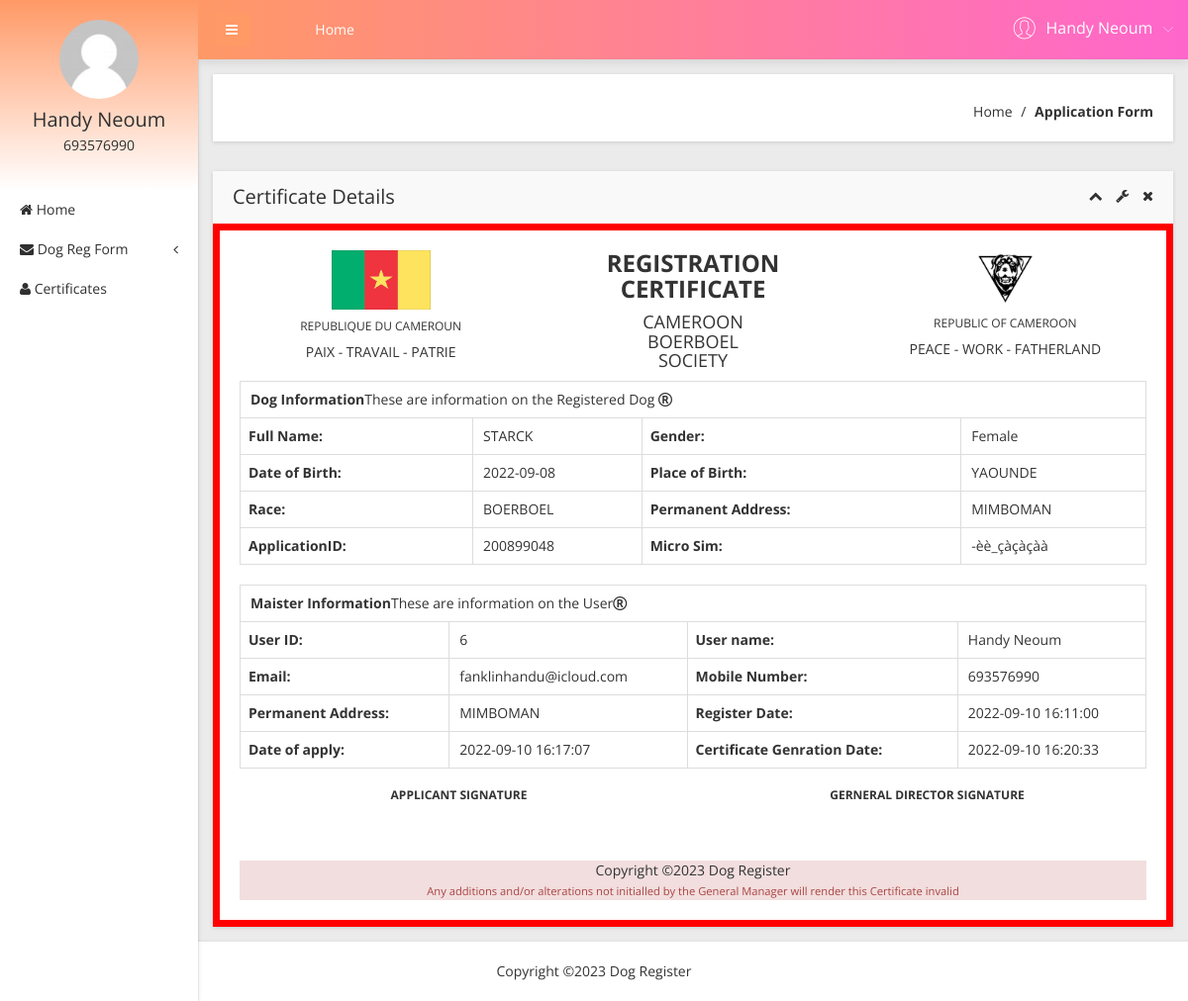
Page /user/certificates.php?viewid=6 (signed in) on the committed database.
### tables this page shows
CREATE TABLE `tbluser` (
  `ID` int(10) NOT NULL,
  `FirstName` varchar(200) DEFAULT NULL,
  `LastName` varchar(200) DEFAULT NULL,
  `MobileNumber` bigint(10) DEFAULT NULL,
  `Address` mediumtext DEFAULT NULL,
  `Password` varchar(200) NOT NULL,
  `RegDate` timestamp NULL DEFAULT current_timestamp()
);

CREATE TABLE `tblapplication` (
  `ID` int(10) NOT NULL,
  `UserID` int(5) NOT NULL,
  `ApplicationID` varchar(200) DEFAULT NULL,
  `Dateofbirth` varchar(200) DEFAULT NULL,
  `Gender` varchar(50) DEFAULT NULL,
  `FullName` varchar(200) DEFAULT NULL,
  `Race` varchar(200) DEFAULT NULL,
  `Placeofbirth` varchar(200) DEFAULT NULL,
  `PermanentAdd` mediumtext DEFAULT NULL,
  `MicroSim` varchar(200) DEFAULT NULL,
  `MobileNumber` bigint(10) DEFAULT NULL,
  `Email` varchar(200) DEFAULT NULL,
  `GPM` varchar(200) DEFAULT NULL,
  `GPMM` varchar(200) DEFAULT NULL,
  `GPMF` varchar(200) DEFAULT NULL,
  `GPF` varchar(200) DEFAULT NULL,
  `GPFM` varchar(200) DEFAULT NULL,
  `GPFF` varchar(200) DEFAULT NULL,
  `AGPMM` varchar(200) DEFAULT NULL,
  `AGPMF` varchar(200) DEFAULT NULL,
  `AGPFM` varchar(200) DEFAULT NULL,
  `AGPFF` varchar(200) DEFAULT NULL,
  `AGPMM2` varchar(200) DEFAULT NULL,
  `AGPMF2` varchar(200) DEFAULT NULL,
  `AGPMM3` varchar(200) DEFAULT NULL,
  `AGPMF3` varchar(200) DEFAULT NULL,
  `Dateofapply` timestamp NULL DEFAULT current_timestamp(),
  `Remark` varchar(200) DEFAULT NULL,
  `Status` varchar(50) DEFAULT NULL,
  `UpdationDate` timestamp NULL DEFAULT NULL ON UPDATE current_timestamp()
);

### user/certificates.php (the view, shortened to what this page needs)
<?php
include('includes/dbconnection.php');
if (strlen($_SESSION['obcsuid']==0)) {
  header('location:logout.php');
  } else{
  ?>
<!doctype html>
<html class="no-js" lang="en">
<head>
    <link rel="stylesheet" href="css/bootstrap.min.css">
    <link rel="stylesheet" href="css/font-awesome.min.css">
    <link rel="stylesheet" href="css/adminpro-custon-icon.css">
    <link rel="stylesheet" href="css/meanmenu.min.css">
    <link rel="stylesheet" href="css/jquery.mCustomScrollbar.min.css">
    <link rel="stylesheet" href="css/animate.css">
    <link rel="stylesheet" href="css/data-table/bootstrap-table.css">
    <link rel="stylesheet" href="css/data-table/bootstrap-editable.css">
    <link rel="stylesheet" href="css/normalize.css">
    <link rel="stylesheet" href="css/c3.min.css">
    <link rel="stylesheet" href="css/pedigre.css">
    <link rel="stylesheet" href="style.css">
    <link rel="stylesheet" href="css/responsive.css">
</head>
<body class="materialdesign">
    <div class="wrapper-pro">
      <?php include_once('includes/sidebar.php');?>
        <?php include_once('includes/header.php');?>
            <div class="breadcome-area mg-b-30 small-dn">
                <div class="container-fluid">
                    <div class="row">
                        <div class="col-lg-12">
                            <div class="breadcome-list shadow-reset">
                                <div class="row">
                                    <div class="col-lg-12">
                                        <ul class="breadcome-menu">
                                            <li><a href="dashboard.php">Home</a> <span class="bread-slash">/</span>
                                            </li>
                                            <li><span class="bread-blod">Application Form</span>
                                            </li>
                                        </ul>
                                    </div>
                                </div>
                            </div>
                        </div>
                    </div>
                </div>
            </div>
            <div class="data-table-area mg-b-15">
                <div class="container-fluid">
                    <div class="row">
                        <div class="col-lg-12">
                            <div class="sparkline13-list shadow-reset">
                                <div class="sparkline13-hd">
                                    <div class="main-sparkline13-hd">
                                        <h1>Certificate Details</h1>
                                        <div class="sparkline13-outline-icon">
                                            <span class="sparkline13-collapse-link"><i class="fa fa-chevron-up"></i></span>
                                            <span><i class="fa fa-wrench"></i></span>
                                            <span class="sparkline13-collapse-close"><i class="fa fa-times"></i></span>
                                        </div>
                                    </div>
                                </div>
                                <div class="sparkline13-graph printcontainer">
                                    <div id="exampl">
                                    <div class="datatable-dashv1-list custom-datatable-overright">
                                    <div class="row">
                                      <div class="col-sm-4 text-center">
                                          <img src="../img/bg-img/flag.jpg" alt="flag" class="flag" >
                                          <h6>REPUBLIQUE DU CAMEROUN</h6>
                                          <p>PAIX - TRAVAIL - PATRIE</p>
                                      </div>
                                      <?php
$vid=$_GET['viewid'];
$sql="SELECT tblapplication.*,tbluser.FirstName,tbluser.LastName,tbluser.MobileNumber,tbluser.Address,tbluser.RegDate from  tblapplication join  tbluser on tblapplication.UserID=tbluser.ID where tblapplication.ID=:vid and  tblapplication.Status='Verified'";
$query = $dbh -> prepare($sql);
$query-> bindParam(':vid', $vid, PDO::PARAM_STR);
$query->execute();
$results=$query->fetchAll(PDO::FETCH_OBJ);
foreach($results as $row)
{
$certgendate=$row->UpdationDate;            ?>
                                      <div class="col-sm-4 text-center" >
                                          <h3 class><b>REGISTRATION CERTIFICATE</b></h3>
                                          <h4>CAMEROON <br><?php  echo $row->Race;?><br> SOCIETY</h4>
                                      </div>
                                      <div class="col-sm-4 text-center">
                                          <img src="../img/bg-img/doglogo.jpg" alt="flag" class="input_image">
                                          <h6>REPUBLIC OF CAMEROON</h6>
                                          <p>PEACE - WORK - FATHERLAND</p>
                                      </div>
                                  </div>
<table border="1" class="table table-bordered">
  <tr align="center">
  <td colspan="4" ><b>Dog Information</b>These are information on the Registered Dog <i class="fa fa-registered" aria-hidden="true"></i></td>
  </tr>
      <th scope>Full Name:</th>
      <td><?php  echo $row->FullName;?></td>
      <th scope>Gender:</th>
      <td><?php  echo $row->Gender;?></td>
    <tr>
    <tr>
      <th scope>Date of Birth:</th>
      <td><?php  echo $row->Dateofbirth;?></td>
      <th scope>Place of Birth:</th>
      <td><?php  echo $row->Placeofbirth;?></td>
    </tr>
    <tr>
      <th scope>Race:</th>
      <td><?php  echo $row->Race;?></td>
      <th scope>Permanent Address:</th>
      <td><?php  echo $row->PermanentAdd;?></td>
    </tr>
    <tr>
      <th scope>ApplicationID:</th>
      <td><?php  echo $row->ApplicationID;?></td>
      <th scope>Micro Sim:</th>
      <td><?php  echo $row->MicroSim;?></td>
    </tr>
</table>
<table border="1" class="table table-bordered">
  <tr align="center">
    <td colspan="4" ><b>Maister Information</b>These are information on the User<i class="fa fa-registered" aria-hidden="true"></i></td>
  </tr>
    <tr>
      <th scope>User ID:</th>
      <td><?php  echo $row->ID;?></td>
      <th scope>User name:</th>
      <td><?php  echo $row->FirstName;?> <?php  echo $row->LastName;?></td>
    </tr>
    <tr>
      <th scope>Email:</th>
        <td><?php  echo $row->Email;?></td>
        <th scope>Mobile Number:</th>
        <td><?php  echo $row->MobileNumber;?></td>
      </tr>
      <tr>
        <th scope>Permanent Address:</th>
        <td><?php  echo $row->PermanentAdd;?></td>
        <th scope>Register Date:</th>
        <td><?php  echo $row->RegDate;?></td>
    </tr>
    <tr>
      <th scope>Date of apply:</th>
      <td><?php  echo $row->Dateofapply;?></td>
      <th scope>Certificate Genration Date:</th>
      <td><?php echo htmlentities($certgendate);?></td>
    </tr>
  <?php }?>
</table>
<div class="row">
            <div class="col-sm-6 text-center">
                <h6><b>APPLICANT SIGNATURE</b></h6>
            </div>
            <div class="col-sm-6 text-center ">
                <h6><b>GERNERAL DIRECTOR SIGNATURE</b></h6>
            </div>
        </div>
        <footer class="page-footer font-small blue ">
            <div class="footer-copyright text-center py-3 text-grey bg-danger " style="margin-top: 50px;">
              Copyright &copy;<script>document.write(new Date().getFullYear());</script> Dog Register <br>
              <small class="text-danger">Any additions and/or alterations not initialled by the General Manager will render this Certificate invalid</small>
            </div>
        </footer>
      </div></div>
                                </div>
                            </div>
                        </div>
                    </div>
                </div>
            </div>
        </div>
    </div>
  <?php include_once('includes/footer.php');?>
</body>
</html><?php }  ?>

### user/includes/sidebar.php (shortened to what this page needs)
        <?php
include('includes/dbconnection.php');
if (strlen($_SESSION['obcsuid']==0)) {
  header('location:logout.php');
  } else{
  ?>
  <div class="left-sidebar-pro">
            <nav id="sidebar">
                <div class="sidebar-header">
                     <?php
$uid=$_SESSION['obcsuid'];
$sql="SELECT FirstName,LastName,MobileNumber from  tbluser where ID=:uid";
$query = $dbh -> prepare($sql);
$query->bindParam(':uid',$uid,PDO::PARAM_STR);
$query->execute();
$results=$query->fetchAll(PDO::FETCH_OBJ);
$cnt=1;
if($query->rowCount() > 0)
{
foreach($results as $row)
{               ?>
                    <a href="#"><img src="img/message/avatar.jpg" alt="" />
                    </a>
                    <h3><?php  echo $row->FirstName;?>  <?php  echo $row->LastName;?></h3>
                    <p><?php  echo $row->MobileNumber;?></p><?php $cnt=$cnt+1;}} ?>
                </div>
                <div class="left-custom-menu-adp-wrap">
                    <ul class="nav navbar-nav left-sidebar-menu-pro">
                        <li class="nav-item">
                            <a href="dashboard.php" role="button" aria-expanded="false"><i class="fa big-icon fa-home"></i> <span class="mini-dn">Home</span> </a>
                        </li>
                        <li class="nav-item"><a href="#" data-toggle="dropdown" role="button" aria-expanded="false" class="nav-link dropdown-toggle"><i class="fa big-icon fa-envelope"></i> <span class="mini-dn">Dog Reg Form</span> <span class="indicator-right-menu mini-dn"><i class="fa indicator-mn fa-angle-left"></i></span></a>
                        </li>
                       <li class="nav-item">
                            <a href="certificates-list.php" role="button" aria-expanded="false"><i class="fa big-icon fa-user"></i> <span class="mini-dn">Certificates</span> </a>
                        </li>
                    </ul>
                </div>
            </nav>
        </div><?php }  ?>

### user/includes/header.php (shortened to what this page needs)
       <?php
include('includes/dbconnection.php');
if (strlen($_SESSION['obcsuid']==0)) {
  header('location:logout.php');
  } else{
  ?>
 <div class="content-inner-all">
            <div class="header-top-area">
                <div class="fixed-header-top">
                    <div class="container-fluid">
                        <div class="row">
                            <div class="col-lg-1 col-md-6 col-sm-6 col-xs-12">
                                <button type="button" id="sidebarCollapse" class="btn bar-button-pro header-drl-controller-btn btn-info navbar-btn">
                                    <i class="fa fa-bars"></i>
                                </button>
                            </div>
                            <div class="col-lg-6 col-md-1 col-sm-1 col-xs-12">
                                <div class="header-top-menu tabl-d-n">
                                    <ul class="nav navbar-nav mai-top-nav">
                                        <li class="nav-item"><a href="dashboard.php" class="nav-link">Home</a>
                                        </li>
                                    </ul>
                                </div>
                            </div>
                            <div class="col-lg-5 col-md-5 col-sm-6 col-xs-12">
                                <div class="header-right-info">
                                    <ul class="nav navbar-nav mai-top-nav header-right-menu">
                                <?php
$uid=$_SESSION['obcsuid'];
$sql="SELECT FirstName,LastName,MobileNumber from  tbluser where ID=:uid";
$query = $dbh -> prepare($sql);
$query->bindParam(':uid',$uid,PDO::PARAM_STR);
$query->execute();
$results=$query->fetchAll(PDO::FETCH_OBJ);
$cnt=1;
if($query->rowCount() > 0)
{
foreach($results as $row)
{               ?>
                                        <li class="nav-item">
                                            <a href="#" data-toggle="dropdown" role="button" aria-expanded="false" class="nav-link dropdown-toggle">
                                                <span class="adminpro-icon adminpro-user-rounded header-riht-inf"></span>
                                                <span class="admin-name"><?php  echo $row->FirstName;?>  <?php  echo $row->LastName;?> </span>
                                                <span class="author-project-icon adminpro-icon adminpro-down-arrow"></span><?php $cnt=$cnt+1;}} ?>
                                            </a>
                                        </li>
                                    </ul>
                                </div>
                            </div>
                        </div>
                    </div>
                </div>
            </div><?php }  ?>

### user/includes/footer.php
<div class="footer-copyright-area">
       <div class="container-fluid">
           <div class="row">
               <div class="col-lg-12">
                   <div class="footer-copy-right">
                   Copyright &copy;<script>document.write(new Date().getFullYear());</script> Dog Register
                   </div>
               </div>
           </div>
       </div>
   </div>

### user/css/pedigre.css (style rules this page uses)
.flag { width: 100px; height: 60px; margin-bottom: 10px; }
.input_image { width: 20%; height: 20%; margin-bottom: 10px; }
.printcontainer { justify-content: center; justify-content: center; padding-top: 20px; padding-left:3%; padding-right: 3%; border: 7px solid #ff0000; width: 100%; height: fit-content ; display: inline-flex; }

### rows in the picture
tbluser: FirstName "Handy", LastName "Neoum", MobileNumber "693576990"
tblapplication: Race "BOERBOEL", FullName "STARCK", Gender "Female", Dateofbirth "2022-09-08", Placeofbirth "YAOUNDE", PermanentAdd "MIMBOMAN", ApplicationID "200899048", MicroSim "-èè_çàçàçàà", ID "6", UserID.FirstName "Handy", UserID.LastName "Neoum", Email "fanklinhandu@icloud.com", UserID.MobileNumber "693576990", UserID.RegDate "2022-09-10 16:11:00", Dateofapply "2022-09-10 16:17:07", UpdationDate "2022-09-10 16:20:33"
